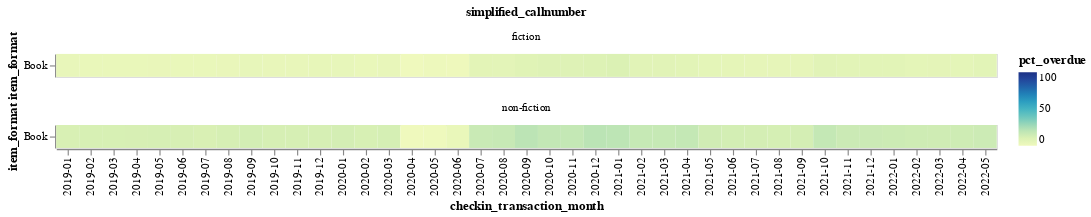

The notebook cell saved with this chart:
### Code cell
alt.Chart(df).mark_rect().encode(
    x='checkin_transaction_month:O',
    y='item_format:O',
    color=alt.Color(
        'pct_overdue:Q',
        scale=alt.Scale(domain=(0, 100))       
    ),
    facet=alt.Facet(
        'simplified_callnumber',
        columns=1
    ),
    tooltip=['checkin_transaction_month', 'checkin_transaction_month', 'simplified_callnumber', 'pct_overdue']
)

### Figure 1 — Vega-Lite specification as saved in the notebook (floating-point values rounded to 4 significant figures)
{"config": {"view": {"continuousWidth": 400, "continuousHeight": 300}}, "data": {"name": "data-9fd8b25f338babc59999c692ed2a5676"}, "mark": "rect", "encoding": {"color": {"field": "pct_overdue", "scale": {"domain": [0, 100]}, "type": "quantitative"}, "facet": {"columns": 1, "field": "simplified_callnumber", "type": "nominal"}, "tooltip": [{"field": "checkin_transaction_month", "type": "nominal"}, {"field": "checkin_transaction_month", "type": "nominal"}, {"field": "simplified_callnumber", "type": "nominal"}, {"field": "pct_overdue", "type": "quantitative"}], "x": {"field": "checkin_transaction_month", "type": "ordinal"}, "y": {"field": "item_format", "type": "ordinal"}}, "$schema": "https://vega.github.io/schema/vega-lite/v4.17.0.json", "datasets": {"data-9fd8b25f338babc59999c692ed2a5676": [{"simplified_callnumber": "fiction", "checkin_transaction_month": "2019-01", "itype_code_num": 0, "item_format": "Book", "ptype_code": 0, "count_checkins": 65362, "count_overdue": 2158, "pct_overdue": 3.3, "count_not_overdue": 63204, "avg_overdue_days": -10.13}, {"simplified_callnumber": "fiction", "checkin_transaction_month": "2019-02", "itype_code_num": 0, "item_format": "Book", "ptype_code": 0, "count_checkins": 59087, "count_overdue": 1701, "pct_overdue": 2.88, "count_not_overdue": 57386, "avg_overdue_days": -11.57}, {"simplified_callnumber": "fiction", "checkin_transaction_month": "2019-03", "itype_code_num": 0, "item_format": "Book", "ptype_code": 0, "count_checkins": 61634, "count_overdue": 1895, "pct_overdue": 3.07, "count_not_overdue": 59739, "avg_overdue_days": -8.3}, {"simplified_callnumber": "fiction", "checkin_transaction_month": "2019-04", "itype_code_num": 0, "item_format": "Book", "ptype_code": 0, "count_checkins": 62887, "count_overdue": 1868, "pct_overdue": 2.97, "count_not_overdue": 61019, "avg_overdue_days": -10.52}, {"simplified_callnumber": "fiction", "checkin_transaction_month": "2019-05", "itype_code_num": 0, "item_format": "Book", "ptype_code": 0, "count_checkins": 63401, "count_overdue": 1997, "pct_overdue": 3.15, "count_not_overdue": 61404, "avg_overdue_days": -9.99}, {"simplified_callnumber": "fiction", "checkin_transaction_month": "2019-06", "itype_code_num": 0, "item_format": "Book", "ptype_code": 0, "count_checkins": 63360, "count_overdue": 1974, "pct_overdue": 3.12, "count_not_overdue": 61386, "avg_overdue_days": -10.43}, {"simplified_callnumber": "fiction", "checkin_transaction_month": "2019-07", "itype_code_num": 0, "item_format": "Book", "ptype_code": 0, "count_checkins": 72551, "count_overdue": 2042, "pct_overdue": 2.81, "count_not_overdue": 70509, "avg_overdue_days": -11.6}, {"simplified_callnumber": "fiction", "checkin_transaction_month": "2019-08", "itype_code_num": 0, "item_format": "Book", "ptype_code": 0, "count_checkins": 70616, "count_overdue": 2247, "pct_overdue": 3.18, "count_not_overdue": 68369, "avg_overdue_days": -10.45}, {"simplified_callnumber": "fiction", "checkin_transaction_month": "2019-09", "itype_code_num": 0, "item_format": "Book", "ptype_code": 0, "count_checkins": 63255, "count_overdue": 2398, "pct_overdue": 3.79, "count_not_overdue": 60857, "avg_overdue_days": -10.72}, {"simplified_callnumber": "fiction", "checkin_transaction_month": "2019-10", "itype_code_num": 0, "item_format": "Book", "ptype_code": 0, "count_checkins": 63706, "count_overdue": 2124, "pct_overdue": 3.33, "count_not_overdue": 61582, "avg_overdue_days": -10.68}, {"simplified_callnumber": "fiction", "checkin_transaction_month": "2019-11", "itype_code_num": 0, "item_format": "Book", "ptype_code": 0, "count_checkins": 57112, "count_overdue": 1987, "pct_overdue": 3.48, "count_not_overdue": 55125, "avg_overdue_days": -10.7}, {"simplified_callnumber": "fiction", "checkin_transaction_month": "2019-12", "itype_code_num": 0, "item_format": "Book", "ptype_code": 0, "count_checkins": 57926, "count_overdue": 2346, "pct_overdue": 4.05, "count_not_overdue": 55580, "avg_overdue_days": -9.02}, {"simplified_callnumber": "fiction", "checkin_transaction_month": "2020-01", "itype_code_num": 0, "item_format": "Book", "ptype_code": 0, "count_checkins": 63558, "count_overdue": 2445, "pct_overdue": 3.85, "count_not_overdue": 61113, "avg_overdue_days": -11.3}, {"simplified_callnumber": "fiction", "checkin_transaction_month": "2020-02", "itype_code_num": 0, "item_format": "Book", "ptype_code": 0, "count_checkins": 57237, "count_overdue": 1680, "pct_overdue": 2.94, "count_not_overdue": 55557, "avg_overdue_days": -10.05}, {"simplified_callnumber": "fiction", "checkin_transaction_month": "2020-03", "itype_code_num": 0, "item_format": "Book", "ptype_code": 0, "count_checkins": 24592, "count_overdue": 870, "pct_overdue": 3.54, "count_not_overdue": 23722, "avg_overdue_days": -10.92}, {"simplified_callnumber": "fiction", "checkin_transaction_month": "2020-04", "itype_code_num": 0, "item_format": "Book", "ptype_code": 0, "count_checkins": 8, "count_overdue": 0, "pct_overdue": 0.0, "count_not_overdue": 8, "avg_overdue_days": -24.23}, {"simplified_callnumber": "fiction", "checkin_transaction_month": "2020-05", "itype_code_num": 0, "item_format": "Book", "ptype_code": 0, "count_checkins": 1999, "count_overdue": 16, "pct_overdue": 0.8, "count_not_overdue": 1983, "avg_overdue_days": -16.24}, {"simplified_callnumber": "fiction", "checkin_transaction_month": "2020-06", "itype_code_num": 0, "item_format": "Book", "ptype_code": 0, "count_checkins": 35259, "count_overdue": 265, "pct_overdue": 0.75, "count_not_overdue": 34994, "avg_overdue_days": -19.59}, {"simplified_callnumber": "fiction", "checkin_transaction_month": "2020-07", "itype_code_num": 0, "item_format": "Book", "ptype_code": 0, "count_checkins": 30242, "count_overdue": 1864, "pct_overdue": 6.16, "count_not_overdue": 28378, "avg_overdue_days": -14.35}, {"simplified_callnumber": "fiction", "checkin_transaction_month": "2020-08", "itype_code_num": 0, "item_format": "Book", "ptype_code": 0, "count_checkins": 40389, "count_overdue": 2447, "pct_overdue": 6.06, "count_not_overdue": 37942, "avg_overdue_days": -17.61}, {"simplified_callnumber": "fiction", "checkin_transaction_month": "2020-09", "itype_code_num": 0, "item_format": "Book", "ptype_code": 0, "count_checkins": 44570, "count_overdue": 3298, "pct_overdue": 7.4, "count_not_overdue": 41272, "avg_overdue_days": -15.21}, {"simplified_callnumber": "fiction", "checkin_transaction_month": "2020-10", "itype_code_num": 0, "item_format": "Book", "ptype_code": 0, "count_checkins": 45604, "count_overdue": 3792, "pct_overdue": 8.32, "count_not_overdue": 41812, "avg_overdue_days": -15.9}, {"simplified_callnumber": "fiction", "checkin_transaction_month": "2020-11", "itype_code_num": 0, "item_format": "Book", "ptype_code": 0, "count_checkins": 44470, "count_overdue": 3686, "pct_overdue": 8.29, "count_not_overdue": 40784, "avg_overdue_days": -15.93}, {"simplified_callnumber": "fiction", "checkin_transaction_month": "2020-12", "itype_code_num": 0, "item_format": "Book", "ptype_code": 0, "count_checkins": 44064, "count_overdue": 4057, "pct_overdue": 9.21, "count_not_overdue": 40007, "avg_overdue_days": -14.91}, {"simplified_callnumber": "fiction", "checkin_transaction_month": "2021-01", "itype_code_num": 0, "item_format": "Book", "ptype_code": 0, "count_checkins": 48677, "count_overdue": 4782, "pct_overdue": 9.82, "count_not_overdue": 43895, "avg_overdue_days": -12.98}, {"simplified_callnumber": "fiction", "checkin_transaction_month": "2021-02", "itype_code_num": 0, "item_format": "Book", "ptype_code": 0, "count_checkins": 42408, "count_overdue": 3032, "pct_overdue": 7.15, "count_not_overdue": 39376, "avg_overdue_days": -15.58}, {"simplified_callnumber": "fiction", "checkin_transaction_month": "2021-03", "itype_code_num": 0, "item_format": "Book", "ptype_code": 0, "count_checkins": 48888, "count_overdue": 3384, "pct_overdue": 6.92, "count_not_overdue": 45504, "avg_overdue_days": -15.64}, {"simplified_callnumber": "fiction", "checkin_transaction_month": "2021-04", "itype_code_num": 0, "item_format": "Book", "ptype_code": 0, "count_checkins": 45005, "count_overdue": 2866, "pct_overdue": 6.37, "count_not_overdue": 42139, "avg_overdue_days": -14.69}, {"simplified_callnumber": "fiction", "checkin_transaction_month": "2021-05", "itype_code_num": 0, "item_format": "Book", "ptype_code": 0, "count_checkins": 46164, "count_overdue": 2490, "pct_overdue": 5.39, "count_not_overdue": 43674, "avg_overdue_days": -16.14}, {"simplified_callnumber": "fiction", "checkin_transaction_month": "2021-06", "itype_code_num": 0, "item_format": "Book", "ptype_code": 0, "count_checkins": 48368, "count_overdue": 2430, "pct_overdue": 5.02, "count_not_overdue": 45938, "avg_overdue_days": -16.56}, {"simplified_callnumber": "fiction", "checkin_transaction_month": "2021-07", "itype_code_num": 0, "item_format": "Book", "ptype_code": 0, "count_checkins": 52336, "count_overdue": 2478, "pct_overdue": 4.73, "count_not_overdue": 49858, "avg_overdue_days": -17.11}, {"simplified_callnumber": "fiction", "checkin_transaction_month": "2021-08", "itype_code_num": 0, "item_format": "Book", "ptype_code": 0, "count_checkins": 54381, "count_overdue": 2420, "pct_overdue": 4.45, "count_not_overdue": 51961, "avg_overdue_days": -16.97}, {"simplified_callnumber": "fiction", "checkin_transaction_month": "2021-09", "itype_code_num": 0, "item_format": "Book", "ptype_code": 0, "count_checkins": 50338, "count_overdue": 2366, "pct_overdue": 4.7, "count_not_overdue": 47972, "avg_overdue_days": -16.43}, {"simplified_callnumber": "fiction", "checkin_transaction_month": "2021-10", "itype_code_num": 0, "item_format": "Book", "ptype_code": 0, "count_checkins": 49558, "count_overdue": 3468, "pct_overdue": 7.0, "count_not_overdue": 46090, "avg_overdue_days": -14.48}, {"simplified_callnumber": "fiction", "checkin_transaction_month": "2021-11", "itype_code_num": 0, "item_format": "Book", "ptype_code": 0, "count_checkins": 46548, "count_overdue": 3019, "pct_overdue": 6.49, "count_not_overdue": 43529, "avg_overdue_days": -17.03}, {"simplified_callnumber": "fiction", "checkin_transaction_month": "2021-12", "itype_code_num": 0, "item_format": "Book", "ptype_code": 0, "count_checkins": 46706, "count_overdue": 3068, "pct_overdue": 6.57, "count_not_overdue": 43638, "avg_overdue_days": -13.96}, {"simplified_callnumber": "fiction", "checkin_transaction_month": "2022-01", "itype_code_num": 0, "item_format": "Book", "ptype_code": 0, "count_checkins": 48773, "count_overdue": 3285, "pct_overdue": 6.74, "count_not_overdue": 45488, "avg_overdue_days": -16.99}, {"simplified_callnumber": "fiction", "checkin_transaction_month": "2022-02", "itype_code_num": 0, "item_format": "Book", "ptype_code": 0, "count_checkins": 43114, "count_overdue": 2365, "pct_overdue": 5.49, "count_not_overdue": 40749, "avg_overdue_days": -17.75}, {"simplified_callnumber": "fiction", "checkin_transaction_month": "2022-03", "itype_code_num": 0, "item_format": "Book", "ptype_code": 0, "count_checkins": 49253, "count_overdue": 2794, "pct_overdue": 5.67, "count_not_overdue": 46459, "avg_overdue_days": -16.49}, {"simplified_callnumber": "fiction", "checkin_transaction_month": "2022-04", "itype_code_num": 0, "item_format": "Book", "ptype_code": 0, "count_checkins": 47231, "count_overdue": 2550, "pct_overdue": 5.4, "count_not_overdue": 44681, "avg_overdue_days": -16.68}, {"simplified_callnumber": "fiction", "checkin_transaction_month": "2022-05", "itype_code_num": 0, "item_format": "Book", "ptype_code": 0, "count_checkins": 21558, "count_overdue": 1411, "pct_overdue": 6.55, "count_not_overdue": 20147, "avg_overdue_days": -11.11}, {"simplified_callnumber": "non-fiction", "checkin_transaction_month": "2019-01", "itype_code_num": 0, "item_format": "Book", "ptype_code": 0, "count_checkins": 47528, "count_overdue": 5231, "pct_overdue": 11.01, "count_not_overdue": 42297, "avg_overdue_days": -8.97}, {"simplified_callnumber": "non-fiction", "checkin_transaction_month": "2019-02", "itype_code_num": 0, "item_format": "Book", "ptype_code": 0, "count_checkins": 44282, "count_overdue": 4953, "pct_overdue": 11.19, "count_not_overdue": 39329, "avg_overdue_days": -5.09}, {"simplified_callnumber": "non-fiction", "checkin_transaction_month": "2019-03", "itype_code_num": 0, "item_format": "Book", "ptype_code": 0, "count_checkins": 48664, "count_overdue": 5441, "pct_overdue": 11.18, "count_not_overdue": 43223, "avg_overdue_days": -7.67}, {"simplified_callnumber": "non-fiction", "checkin_transaction_month": "2019-04", "itype_code_num": 0, "item_format": "Book", "ptype_code": 0, "count_checkins": 48447, "count_overdue": 5489, "pct_overdue": 11.33, "count_not_overdue": 42958, "avg_overdue_days": -5.62}, {"simplified_callnumber": "non-fiction", "checkin_transaction_month": "2019-05", "itype_code_num": 0, "item_format": "Book", "ptype_code": 0, "count_checkins": 47367, "count_overdue": 5505, "pct_overdue": 11.62, "count_not_overdue": 41862, "avg_overdue_days": -5.38}, {"simplified_callnumber": "non-fiction", "checkin_transaction_month": "2019-06", "itype_code_num": 0, "item_format": "Book", "ptype_code": 0, "count_checkins": 45005, "count_overdue": 5160, "pct_overdue": 11.47, "count_not_overdue": 39845, "avg_overdue_days": -8.55}, {"simplified_callnumber": "non-fiction", "checkin_transaction_month": "2019-07", "itype_code_num": 0, "item_format": "Book", "ptype_code": 0, "count_checkins": 48625, "count_overdue": 5172, "pct_overdue": 10.64, "count_not_overdue": 43453, "avg_overdue_days": -8.41}, {"simplified_callnumber": "non-fiction", "checkin_transaction_month": "2019-08", "itype_code_num": 0, "item_format": "Book", "ptype_code": 0, "count_checkins": 48522, "count_overdue": 5683, "pct_overdue": 11.71, "count_not_overdue": 42839, "avg_overdue_days": -6.34}, {"simplified_callnumber": "non-fiction", "checkin_transaction_month": "2019-09", "itype_code_num": 0, "item_format": "Book", "ptype_code": 0, "count_checkins": 42678, "count_overdue": 5338, "pct_overdue": 12.51, "count_not_overdue": 37340, "avg_overdue_days": -8.19}, {"simplified_callnumber": "non-fiction", "checkin_transaction_month": "2019-10", "itype_code_num": 0, "item_format": "Book", "ptype_code": 0, "count_checkins": 43991, "count_overdue": 5077, "pct_overdue": 11.54, "count_not_overdue": 38914, "avg_overdue_days": -9.0}, {"simplified_callnumber": "non-fiction", "checkin_transaction_month": "2019-11", "itype_code_num": 0, "item_format": "Book", "ptype_code": 0, "count_checkins": 41932, "count_overdue": 4932, "pct_overdue": 11.76, "count_not_overdue": 37000, "avg_overdue_days": -8.36}, {"simplified_callnumber": "non-fiction", "checkin_transaction_month": "2019-12", "itype_code_num": 0, "item_format": "Book", "ptype_code": 0, "count_checkins": 43126, "count_overdue": 4987, "pct_overdue": 11.56, "count_not_overdue": 38139, "avg_overdue_days": -7.57}, {"simplified_callnumber": "non-fiction", "checkin_transaction_month": "2020-01", "itype_code_num": 0, "item_format": "Book", "ptype_code": 0, "count_checkins": 47448, "count_overdue": 5828, "pct_overdue": 12.28, "count_not_overdue": 41620, "avg_overdue_days": -7.51}, {"simplified_callnumber": "non-fiction", "checkin_transaction_month": "2020-02", "itype_code_num": 0, "item_format": "Book", "ptype_code": 0, "count_checkins": 43698, "count_overdue": 4914, "pct_overdue": 11.25, "count_not_overdue": 38784, "avg_overdue_days": -8.27}, {"simplified_callnumber": "non-fiction", "checkin_transaction_month": "2020-03", "itype_code_num": 0, "item_format": "Book", "ptype_code": 0, "count_checkins": 18515, "count_overdue": 2216, "pct_overdue": 11.97, "count_not_overdue": 16299, "avg_overdue_days": -8.81}, {"simplified_callnumber": "non-fiction", "checkin_transaction_month": "2020-04", "itype_code_num": 0, "item_format": "Book", "ptype_code": 0, "count_checkins": 7, "count_overdue": 0, "pct_overdue": 0.0, "count_not_overdue": 7, "avg_overdue_days": -23.59}, {"simplified_callnumber": "non-fiction", "checkin_transaction_month": "2020-05", "itype_code_num": 0, "item_format": "Book", "ptype_code": 0, "count_checkins": 1226, "count_overdue": 6, "pct_overdue": 0.49, "count_not_overdue": 1220, "avg_overdue_days": -14.11}, {"simplified_callnumber": "non-fiction", "checkin_transaction_month": "2020-06", "itype_code_num": 0, "item_format": "Book", "ptype_code": 0, "count_checkins": 25544, "count_overdue": 724, "pct_overdue": 2.83, "count_not_overdue": 24820, "avg_overdue_days": -14.73}, {"simplified_callnumber": "non-fiction", "checkin_transaction_month": "2020-07", "itype_code_num": 0, "item_format": "Book", "ptype_code": 0, "count_checkins": 26175, "count_overdue": 4170, "pct_overdue": 15.93, "count_not_overdue": 22005, "avg_overdue_days": -5.44}, {"simplified_callnumber": "non-fiction", "checkin_transaction_month": "2020-08", "itype_code_num": 0, "item_format": "Book", "ptype_code": 0, "count_checkins": 28877, "count_overdue": 4821, "pct_overdue": 16.69, "count_not_overdue": 24056, "avg_overdue_days": -10.16}, {"simplified_callnumber": "non-fiction", "checkin_transaction_month": "2020-09", "itype_code_num": 0, "item_format": "Book", "ptype_code": 0, "count_checkins": 28659, "count_overdue": 5831, "pct_overdue": 20.35, "count_not_overdue": 22828, "avg_overdue_days": -6.33}, {"simplified_callnumber": "non-fiction", "checkin_transaction_month": "2020-10", "itype_code_num": 0, "item_format": "Book", "ptype_code": 0, "count_checkins": 29663, "count_overdue": 5382, "pct_overdue": 18.14, "count_not_overdue": 24281, "avg_overdue_days": -9.24}, {"simplified_callnumber": "non-fiction", "checkin_transaction_month": "2020-11", "itype_code_num": 0, "item_format": "Book", "ptype_code": 0, "count_checkins": 28342, "count_overdue": 4982, "pct_overdue": 17.58, "count_not_overdue": 23360, "avg_overdue_days": -10.97}, {"simplified_callnumber": "non-fiction", "checkin_transaction_month": "2020-12", "itype_code_num": 0, "item_format": "Book", "ptype_code": 0, "count_checkins": 29566, "count_overdue": 6079, "pct_overdue": 20.56, "count_not_overdue": 23487, "avg_overdue_days": -9.49}, {"simplified_callnumber": "non-fiction", "checkin_transaction_month": "2021-01", "itype_code_num": 0, "item_format": "Book", "ptype_code": 0, "count_checkins": 31447, "count_overdue": 6315, "pct_overdue": 20.08, "count_not_overdue": 25132, "avg_overdue_days": -9.08}, {"simplified_callnumber": "non-fiction", "checkin_transaction_month": "2021-02", "itype_code_num": 0, "item_format": "Book", "ptype_code": 0, "count_checkins": 27453, "count_overdue": 4674, "pct_overdue": 17.03, "count_not_overdue": 22779, "avg_overdue_days": -10.4}, {"simplified_callnumber": "non-fiction", "checkin_transaction_month": "2021-03", "itype_code_num": 0, "item_format": "Book", "ptype_code": 0, "count_checkins": 33087, "count_overdue": 5600, "pct_overdue": 16.93, "count_not_overdue": 27487, "avg_overdue_days": -9.66}, {"simplified_callnumber": "non-fiction", "checkin_transaction_month": "2021-04", "itype_code_num": 0, "item_format": "Book", "ptype_code": 0, "count_checkins": 31325, "count_overdue": 5538, "pct_overdue": 17.68, "count_not_overdue": 25787, "avg_overdue_days": -3.29}, {"simplified_callnumber": "non-fiction", "checkin_transaction_month": "2021-05", "itype_code_num": 0, "item_format": "Book", "ptype_code": 0, "count_checkins": 30659, "count_overdue": 4221, "pct_overdue": 13.77, "count_not_overdue": 26438, "avg_overdue_days": -10.83}, {"simplified_callnumber": "non-fiction", "checkin_transaction_month": "2021-06", "itype_code_num": 0, "item_format": "Book", "ptype_code": 0, "count_checkins": 30605, "count_overdue": 3900, "pct_overdue": 12.74, "count_not_overdue": 26705, "avg_overdue_days": -11.51}, {"simplified_callnumber": "non-fiction", "checkin_transaction_month": "2021-07", "itype_code_num": 0, "item_format": "Book", "ptype_code": 0, "count_checkins": 31892, "count_overdue": 3886, "pct_overdue": 12.18, "count_not_overdue": 28006, "avg_overdue_days": -12.82}, {"simplified_callnumber": "non-fiction", "checkin_transaction_month": "2021-08", "itype_code_num": 0, "item_format": "Book", "ptype_code": 0, "count_checkins": 32517, "count_overdue": 3904, "pct_overdue": 12.01, "count_not_overdue": 28613, "avg_overdue_days": -11.5}, {"simplified_callnumber": "non-fiction", "checkin_transaction_month": "2021-09", "itype_code_num": 0, "item_format": "Book", "ptype_code": 0, "count_checkins": 30886, "count_overdue": 3845, "pct_overdue": 12.45, "count_not_overdue": 27041, "avg_overdue_days": -9.08}, {"simplified_callnumber": "non-fiction", "checkin_transaction_month": "2021-10", "itype_code_num": 0, "item_format": "Book", "ptype_code": 0, "count_checkins": 31911, "count_overdue": 5648, "pct_overdue": 17.7, "count_not_overdue": 26263, "avg_overdue_days": -8.83}, {"simplified_callnumber": "non-fiction", "checkin_transaction_month": "2021-11", "itype_code_num": 0, "item_format": "Book", "ptype_code": 0, "count_checkins": 30248, "count_overdue": 4674, "pct_overdue": 15.45, "count_not_overdue": 25574, "avg_overdue_days": -9.96}, {"simplified_callnumber": "non-fiction", "checkin_transaction_month": "2021-12", "itype_code_num": 0, "item_format": "Book", "ptype_code": 0, "count_checkins": 30971, "count_overdue": 4784, "pct_overdue": 15.45, "count_not_overdue": 26187, "avg_overdue_days": -11.07}, {"simplified_callnumber": "non-fiction", "checkin_transaction_month": "2022-01", "itype_code_num": 0, "item_format": "Book", "ptype_code": 0, "count_checkins": 32393, "count_overdue": 4809, "pct_overdue": 14.85, "count_not_overdue": 27584, "avg_overdue_days": -10.89}, {"simplified_callnumber": "non-fiction", "checkin_transaction_month": "2022-02", "itype_code_num": 0, "item_format": "Book", "ptype_code": 0, "count_checkins": 28949, "count_overdue": 4161, "pct_overdue": 14.37, "count_not_overdue": 24788, "avg_overdue_days": -12.99}, {"simplified_callnumber": "non-fiction", "checkin_transaction_month": "2022-03", "itype_code_num": 0, "item_format": "Book", "ptype_code": 0, "count_checkins": 33379, "count_overdue": 4649, "pct_overdue": 13.93, "count_not_overdue": 28730, "avg_overdue_days": -10.54}, {"simplified_callnumber": "non-fiction", "checkin_transaction_month": "2022-04", "itype_code_num": 0, "item_format": "Book", "ptype_code": 0, "count_checkins": 31961, "count_overdue": 4583, "pct_overdue": 14.34, "count_not_overdue": 27378, "avg_overdue_days": -10.41}, {"simplified_callnumber": "non-fiction", "checkin_transaction_month": "2022-05", "itype_code_num": 0, "item_format": "Book", "ptype_code": 0, "count_checkins": 14696, "count_overdue": 2228, "pct_overdue": 15.16, "count_not_overdue": 12468, "avg_overdue_days": -8.58}]}}
